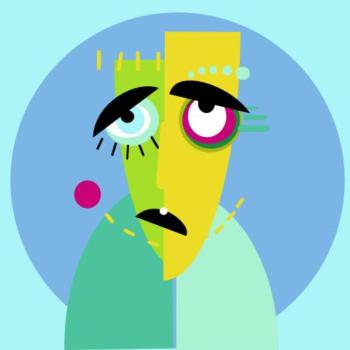
#> input picture code/pic/10009.jpg, 350 x 350 px
$ python -i feature_extra.py   (imports and definitions only)
#> lines starting #> are read from the running program, lines starting #| are printed output that depends on the picture
import cv2
import numpy as np
import pandas as pd
import os
from os import listdir
from os.path import join
from PIL import Image  # 读取GIF图片


# ---------------------- 图片预处理----------------------
def preprocess_image(image_path):
    """图片预处理：
    读取图片（GIF/JPG/PNG）--> 转RGB--> 统一尺寸350x350--> 高斯去噪"""
    # 判断文件是否为GIF格式
    if image_path.lower().endswith(".gif"):
        # 用PIL打开GIF，取第一帧作为有效帧
        with Image.open(image_path) as img_pil:
            # 转RGB
            img_pil = img_pil.convert("RGB")
            # 转为OpenCV格式
            img = cv2.cvtColor(np.array(img_pil), cv2.COLOR_RGB2BGR)
    else:
        # 非GIF格式，正常读取
        image_data = np.fromfile(image_path, dtype=np.uint8)
        img = cv2.imdecode(image_data, cv2.IMREAD_COLOR)

    # 统一尺寸
    img = cv2.resize(img, (350, 350))
    # 高斯去噪
    img = cv2.GaussianBlur(img, (3, 3), 0)
    return img


# ------------------- 图片特征提取 ----------------------------
def extract_color_histogram(img, block_rows=4, block_cols=4):
    """
    分块提取HSV颜色直方图+颜色矩
    :param img: OpenCV读取的BGR图像（350x350）
    :param block_rows: 纵向分块数
    :param block_cols: 横向分块数
    :return: 分块后的颜色特征（464维）
    """
    # 转HSV空间
    img_hsv = cv2.cvtColor(img, cv2.COLOR_BGR2HSV)
    h, w = img_hsv.shape[:2]
    block_h = h // block_rows
    block_w = w // block_cols

    all_block_features = []
    for i in range(block_rows):
        for j in range(block_cols):
            # 截取当前块
            y1 = i * block_h
            y2 = (i + 1) * block_h
            x1 = j * block_w
            x2 = (j + 1) * block_w
            block_img = img_hsv[y1:y2, x1:x2]

            # 1. HSV直方图（H:10bin, S:5bin, V:5bin，更适配HSV分布）
            hist_h = cv2.calcHist([block_img], [0], None, [10], [0, 180])  # H范围0-180
            hist_s = cv2.calcHist([block_img], [1], None, [5], [0, 256])
            hist_v = cv2.calcHist([block_img], [2], None, [5], [0, 256])
            # L1归一化
            hist_h = cv2.normalize(hist_h, hist_h, norm_type=cv2.NORM_L1).flatten()
            hist_s = cv2.normalize(hist_s, hist_s, norm_type=cv2.NORM_L1).flatten()
            hist_v = cv2.normalize(hist_v, hist_v, norm_type=cv2.NORM_L1).flatten()

            # 2. 颜色矩（均值、方差、偏度，补充统计特征）
            h_mean, h_std = np.mean(block_img[:, :, 0]), np.std(block_img[:, :, 0])
            s_mean, s_std = np.mean(block_img[:, :, 1]), np.std(block_img[:, :, 1])
            v_mean, v_std = np.mean(block_img[:, :, 2]), np.std(block_img[:, :, 2])
            # 偏度计算（三阶矩）
            h_skew = np.mean(((block_img[:, :, 0] - h_mean) / h_std) ** 3) if h_std != 0 else 0
            s_skew = np.mean(((block_img[:, :, 1] - s_mean) / s_std) ** 3) if s_std != 0 else 0
            v_skew = np.mean(((block_img[:, :, 2] - v_mean) / v_std) ** 3) if v_std != 0 else 0
            color_moments = np.array([h_mean, h_std, h_skew,
                                      s_mean, s_std, s_skew,
                                      v_mean, v_std, v_skew], dtype=np.float32)

            # 拼接当前块特征（20维直方图 + 9维矩 = 29维）
            block_feature = np.hstack([hist_h, hist_s, hist_v, color_moments])
            all_block_features.append(block_feature)

    # 拼接所有块（4x4块 → 16×29=464维）
    final_feature = np.hstack(all_block_features)
    return final_feature


def extract_hog_feature(img, block_rows=4, block_cols=4):
    """
    优化HOG参数 + L2归一化（适配350x350图片）
    :param img: BGR图像（350x350）
    :param block_rows/cols: 宏观分块数（4×4，每块87x87）
    :return: 分块HOG特征（4×4×128=512维）
    """
    gray = cv2.cvtColor(img, cv2.COLOR_BGR2GRAY)
    # 增强对比度（提升边缘检测效果）
    gray = cv2.equalizeHist(gray)
    h, w = gray.shape
    block_h = h // block_rows
    block_w = w // block_cols

    # 适配87x87块的HOG参数（更紧凑，减少冗余）
    hog = cv2.HOGDescriptor((64, 64), (16, 16), (8, 8), (8, 8), 9)

    all_block_hog = []
    # 遍历每个宏观分块
    for i in range(block_rows):
        for j in range(block_cols):
            # 截取当前宏观块（87x87）
            y1 = i * block_h
            y2 = (i + 1) * block_h
            x1 = j * block_w
            x2 = (j + 1) * block_w
            block_gray = gray[y1:y2, x1:x2]
            block_gray = cv2.resize(block_gray, (64, 64))

            # 计算HOG + L2归一化
            block_hog = hog.compute(block_gray)
            block_hog = cv2.normalize(block_hog, block_hog, norm_type=cv2.NORM_L2).flatten()
            # 截取核心128维（足够描述边缘，减少冗余）
            block_hog = block_hog[:128]
            all_block_hog.append(block_hog)

    # 拼接所有宏观块的HOG特征（4×4×128=2048维）
    final_hog = np.hstack(all_block_hog)
    return final_hog


def extract_lbp_feature(img, radius=2, neighbors=8, block_num=(4, 4), normalize=True):
    """
    均匀模式LBP
    :param img: 输入BGR图像
    :param radius: LBP邻域半径
    :param neighbors: LBP邻域像素数
    :param block_num: 分块数量
    :param normalize: 是否归一化
    :return: 分块LBP特征（4×4×59=944维）
    """
    gray = cv2.cvtColor(img, cv2.COLOR_BGR2GRAY)
    gray = cv2.GaussianBlur(gray, (3, 3), 0)
    height, width = gray.shape
    block_h, block_w = block_num
    sub_block_h = height // block_h
    sub_block_w = width // block_w

    # 均匀模式LUT
    def is_uniform(code):
        b = bin(code)[2:].zfill(8)
        return sum(b[i] != b[i + 1] for i in range(7)) <= 2

    uniform_lut = np.zeros(256, dtype=np.uint8)
    idx = 0
    for i in range(256):
        if is_uniform(i):
            uniform_lut[i] = idx
            idx += 1
        else:
            uniform_lut[i] = 58

    lbp_feature = []

    # LBP
    for i in range(block_h):
        for j in range(block_w):
            block = gray[
                i * sub_block_h:(i + 1) * sub_block_h,
                j * sub_block_w:(j + 1) * sub_block_w
            ]

            lbp = np.zeros_like(block, dtype=np.uint8)
            center = block

            for k in range(neighbors):
                dy = int(radius * np.sin(2 * np.pi * k / neighbors))
                dx = int(radius * np.cos(2 * np.pi * k / neighbors))

                neighbor = np.roll(block, shift=(-dy, -dx), axis=(0, 1))
                lbp |= ((neighbor > center).astype(np.uint8) << (7 - k))


            # 映射到均匀模式
            lbp = uniform_lut[lbp]

            hist, _ = np.histogram(
                lbp,
                bins=59,
                range=(0, 58),
                density=normalize
            )
            lbp_feature.extend(hist)

    return np.array(lbp_feature, dtype=np.float32)


def extract_sift_feature(img, block_num=(4, 4)):
    """
    启用分块SIFT（保留空间信息，替换原有全局均值版本）
    :param img: OpenCV读取的BGR图像（350x350）
    :param block_num: 分块数量 (行块数, 列块数)
    :return: 分块拼接后的SIFT特征（4×4×128=2048维）
    """
    # 灰度化 + 增强
    gray = cv2.cvtColor(img, cv2.COLOR_BGR2GRAY)
    gray = cv2.equalizeHist(gray)
    h, w = gray.shape
    block_h, block_w = block_num

    sub_block_h = h // block_h
    sub_block_w = w // block_w
    # if sub_block_h == 0 or sub_block_w == 0:
    #     raise ValueError(f"分块数{block_num}过大，图像尺寸{(h, w)}无法分割！")

    sift = cv2.SIFT_create(contrastThreshold=0.02, edgeThreshold=10)  # 调整SIFT参数，提升关键点检测
    all_block_sift = []

    for i in range(block_h):
        for j in range(block_w):
            y1 = i * sub_block_h
            y2 = min((i + 1) * sub_block_h, h)
            x1 = j * sub_block_w
            x2 = min((j + 1) * sub_block_w, w)
            block_gray = gray[y1:y2, x1:x2]

            # 提取SIFT关键点和描述子
            keypoints, descriptors = sift.detectAndCompute(block_gray, None)

            # 处理无关键点情况
            if descriptors is None or len(descriptors) == 0:
                block_sift = np.zeros(128, dtype=np.float32)
            else:
                # 取均值 + 归一化
                block_sift = np.mean(descriptors, axis=0).astype(np.float32)
                block_sift /= (block_sift.sum() + 1e-7)  # L1
                block_sift = np.sqrt(block_sift)
                block_sift = cv2.normalize(block_sift, block_sift, norm_type=cv2.NORM_L2)

            all_block_sift.append(block_sift)

    # 拼接所有子块特征（4×4×128=2048维）
    final_sift = np.hstack(all_block_sift)
    return final_sift


# ---------------------- 整合所有特征 ----------------------
def extract_all_features(image_path):
    img = preprocess_image(image_path)
#> in preprocess_image, img is the input picture: shape (350, 350, 3); mean B, G, R 192.1, 203.9, 146.4
    color_hist = extract_color_histogram(img)
#> in extract_color_histogram, `img_hsv = cv2.cvtColor(img, cv2.COLOR_BGR2HSV)`: img_hsv: shape (350, 350, 3); mean H, S, V 85, 119.7, 224.6
#> after the loop in extract_color_histogram, `for i in range(block_rows):`: all_block_features = 16 items
#> in extract_color_histogram, `final_feature = np.hstack(all_block_features)`: final_feature = 464 values, max 244.7 at index 26, min -5.78 at index 318, mean 17.45
#> color_hist has the same summary as final_feature in extract_color_histogram
    hog = extract_hog_feature(img)
#> in extract_hog_feature, `gray = cv2.cvtColor(img, cv2.COLOR_BGR2GRAY)`:
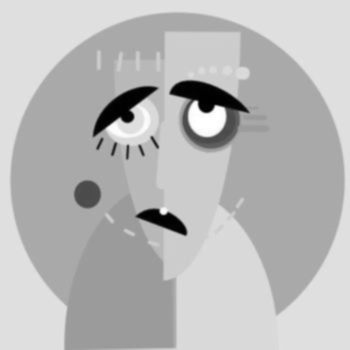
#> gray: shape (350, 350); min 0, max 255, mean 185.3
#> in extract_hog_feature, `gray = cv2.equalizeHist(gray)`:
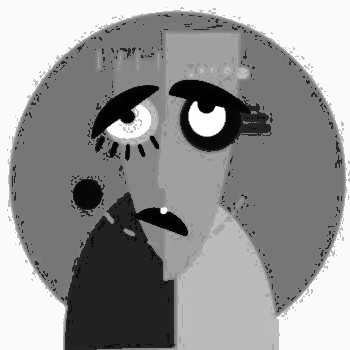
#> gray: shape (350, 350); min 0, max 255, mean 147.7
#> after the loop in extract_hog_feature, `for i in range(block_rows):`:
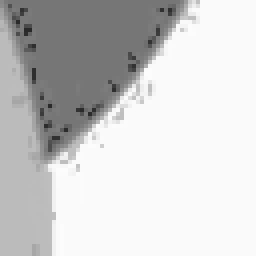
#> block_gray: shape (64, 64) (shown 4 times larger); min 41, max 252, mean 205.6
#> after the loop in extract_hog_feature, `for i in range(block_rows):`: all_block_hog = 16 items
#> in extract_hog_feature, `final_hog = np.hstack(all_block_hog)`: final_hog = 2048 values, max 0.175 at index 1668, min 0 at index 0, mean 0.013
#> hog has the same summary as final_hog in extract_hog_feature
    lbp = extract_lbp_feature(img)
#> after the loop in extract_lbp_feature, `for i in range(block_h):`:
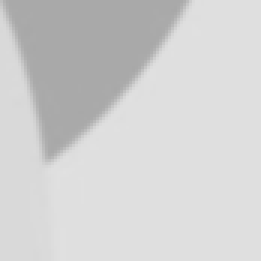
#> block: shape (87, 87) (shown 3 times larger); min 168, max 225, mean 208.9
#> after the loop in extract_lbp_feature, `for i in range(block_h):`:
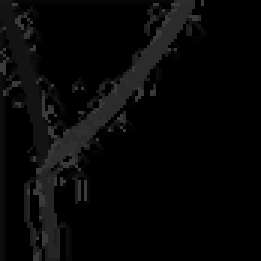
#> lbp: shape (87, 87) (shown 3 times larger); min 0, max 58, mean 7.1
#> after the loop in extract_lbp_feature, `for i in range(block_h):`: lbp_feature = 944 values, max 0.898 at index 826, min 0 at index 26, mean 0.0172
#> lbp has the same summary as lbp_feature in extract_lbp_feature
    sift = extract_sift_feature(img)
#> after the loop in extract_sift_feature, `for i in range(block_h):`:
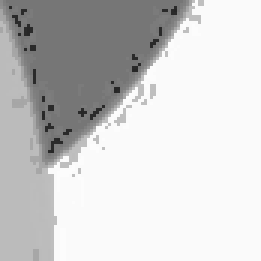
#> block_gray: shape (87, 87) (shown 3 times larger); min 38, max 252, mean 205.6
#> after the loop in extract_sift_feature, `for i in range(block_h):`: all_block_sift = 16 items
#> in extract_sift_feature, `final_sift = np.hstack(all_block_sift)`: final_sift = 2048 values, max 0.27 at index 592, min 0 at index 60, mean 0.0767
#> sift has the same summary as final_sift in extract_sift_feature

    # 以特征加权的方式拼接所有特征
    color_w = 1.0
    hog_w = 0.7
    lbp_w = 0.6
    sift_w = 1.0

    all_features = np.hstack([
        color_w * color_hist,
        hog_w * hog,
        lbp_w * lbp,
        sift_w * sift
    ])
#> all_features = 5504 values, max 244.7 at index 26, min -5.78 at index 318, mean 1.5

    return all_features


# ---------------------- 提取400张图片特征---------------------
# [45 lines left out: function batch_extract_features, not called in this run]


# [9 lines not run here, left out]

>>> result = extract_all_features('pic/10009.jpg')
#> result has the same summary as all_features in extract_all_features

$ run again, on code/pic/10030.jpg
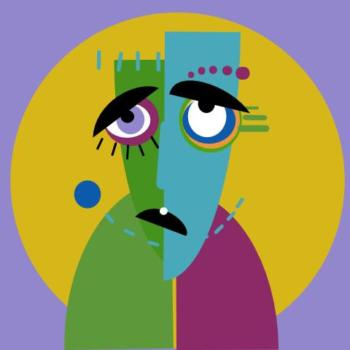
#> input picture code/pic/10030.jpg, 350 x 350 px
#> in preprocess_image, img is the input picture: shape (350, 350, 3); mean B, G, R 101.5, 145.9, 151.4
#> img_hsv: shape (350, 350, 3); mean H, S, V 75.4, 161.5, 185.7
#> after the loop in extract_color_histogram, `for i in range(block_rows):`: all_block_features = 16 items
#> final_feature = 464 values, max 212.4 at index 345, min -6.46 at index 431, mean 18.46
#> color_hist has the same summary as final_feature in extract_color_histogram
#> after the loop in extract_hog_feature, `for i in range(block_rows):`: all_block_hog = 16 items
#> final_hog = 2048 values, max 0.147 at index 1668, min 0 at index 0, mean 0.0128
#> hog has the same summary as final_hog in extract_hog_feature
#> after the loop in extract_lbp_feature, `for i in range(block_h):`:
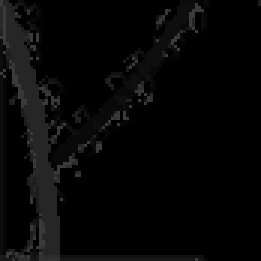
#> lbp: shape (87, 87) (shown 3 times larger); min 0, max 58, mean 6.4
#> after the loop in extract_lbp_feature, `for i in range(block_h):`: lbp_feature = 944 values, max 0.888 at index 0, min 0 at index 27, mean 0.0172
#> in extract_all_features, `lbp = extract_lbp_feature(img)`: lbp has the same summary as lbp_feature in extract_lbp_feature
#> after the loop in extract_sift_feature, `for i in range(block_h):`:
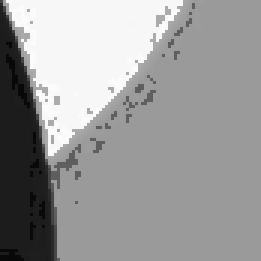
#> block_gray: shape (87, 87) (shown 3 times larger); min 7, max 252, mean 154.8
#> after the loop in extract_sift_feature, `for i in range(block_h):`: all_block_sift = 16 items
#> final_sift = 2048 values, max 0.302 at index 1840, min 0 at index 627, mean 0.0762
#> sift has the same summary as final_sift in extract_sift_feature
#> all_features = 5504 values, max 212.4 at index 345, min -6.46 at index 431, mean 1.59
#> result has the same summary as all_features in extract_all_features
